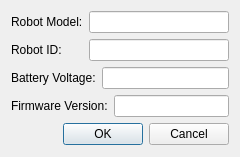
<?xml version="1.0" encoding="UTF-8"?>
<ui version="4.0">
 <class>RobotInfoDialog</class>
 <widget class="QDialog" name="RobotInfoDialog">
  <property name="geometry">
   <rect>
    <x>0</x>
    <y>0</y>
    <width>240</width>
    <height>157</height>
   </rect>
  </property>
  <property name="windowTitle">
   <string>Dialog</string>
  </property>
  <layout class="QGridLayout" name="gridLayout">
   <item row="0" column="0">
    <widget class="QLabel" name="label">
     <property name="text">
      <string>Robot Model:</string>
     </property>
    </widget>
   </item>
   <item row="0" column="1" colspan="3">
    <widget class="QLineEdit" name="lineEdit_robotModel">
     <property name="readOnly">
      <bool>true</bool>
     </property>
    </widget>
   </item>
   <item row="1" column="0">
    <widget class="QLabel" name="label_2">
     <property name="text">
      <string>Robot ID:</string>
     </property>
    </widget>
   </item>
   <item row="1" column="1" colspan="3">
    <widget class="QLineEdit" name="lineEdit_robotId">
     <property name="readOnly">
      <bool>true</bool>
     </property>
    </widget>
   </item>
   <item row="2" column="0" colspan="2">
    <widget class="QLabel" name="label_3">
     <property name="text">
      <string>Battery Voltage:</string>
     </property>
    </widget>
   </item>
   <item row="2" column="2" colspan="2">
    <widget class="QLineEdit" name="lineEdit_batteryVoltage">
     <property name="readOnly">
      <bool>true</bool>
     </property>
    </widget>
   </item>
   <item row="3" column="0" colspan="3">
    <widget class="QLabel" name="label_4">
     <property name="text">
      <string>Firmware Version:</string>
     </property>
    </widget>
   </item>
   <item row="3" column="3">
    <widget class="QLineEdit" name="lineEdit_firmwareVersion">
     <property name="readOnly">
      <bool>true</bool>
     </property>
    </widget>
   </item>
   <item row="4" column="0" colspan="4">
    <widget class="QDialogButtonBox" name="buttonBox">
     <property name="orientation">
      <enum>Qt::Horizontal</enum>
     </property>
     <property name="standardButtons">
      <set>QDialogButtonBox::Cancel|QDialogButtonBox::Ok</set>
     </property>
    </widget>
   </item>
  </layout>
 </widget>
 <resources/>
 <connections>
  <connection>
   <sender>buttonBox</sender>
   <signal>accepted()</signal>
   <receiver>RobotInfoDialog</receiver>
   <slot>accept()</slot>
   <hints>
    <hint type="sourcelabel">
     <x>248</x>
     <y>254</y>
    </hint>
    <hint type="destinationlabel">
     <x>157</x>
     <y>274</y>
    </hint>
   </hints>
  </connection>
  <connection>
   <sender>buttonBox</sender>
   <signal>rejected()</signal>
   <receiver>RobotInfoDialog</receiver>
   <slot>reject()</slot>
   <hints>
    <hint type="sourcelabel">
     <x>316</x>
     <y>260</y>
    </hint>
    <hint type="destinationlabel">
     <x>286</x>
     <y>274</y>
    </hint>
   </hints>
  </connection>
 </connections>
</ui>
